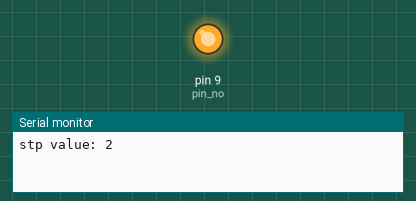
Simulated run of this sketch. Board: Arduino Uno, built with avr-gcc and run on an emulated ATmega328P. On the bench: output pins drawn as LEDs (lit = HIGH), the last lines printed to the serial monitor.

Above: at 0.2 s.
At 14.2 s:
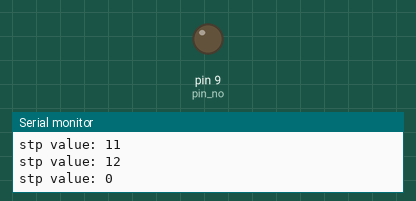
Timing chart, 0 to 22.1 s (numbered marks = the images above):
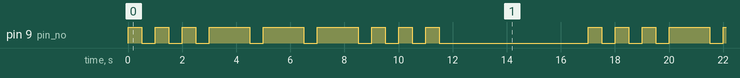

Measured:
- by itself, pin 9 (pin_no): repeats every 17.0 s: 2 × (LOW 0.50 s, HIGH 0.50 s), 3 × (LOW 0.50 s, HIGH 1.5 s), 3 × (LOW 0.50 s, HIGH 0.50 s), LOW 5.5 s, HIGH 0.50 s
- by itself, everything shown: repeats every 17.0 s, in 18 steps

The sketch:

sos_morese.ino
```cpp
// variables
int pin_no=9;

int ref_time=500;
int dyh;
int dyl;
int stp = 0;
int myList[] = {1, 2, 3, 5, 6, 7, 9, 10, 11};
int listLength = sizeof(myList) / sizeof(myList[0]);

void setup() {
  // put your setup code here, to run once:
  pinMode(pin_no, OUTPUT);
  Serial.begin(9600);
  while (!Serial) {
    // Wait for serial port to connect
  }
}

void loop() {
if (stp == 0 || stp == 8) {
  dyh = ref_time*1;
  dyl = dyh;
  stp = stp + 1;
}
if (stp == 4) {
  dyh = ref_time*3;
  dyl = ref_time*1;
  stp = stp + 1;
}
if (stp == 12) {
  dyh = 0;
  dyl = ref_time*10;
  stp = 0;
}

for (int i = 0; i < listLength; i++) {
  if (myList[i] == stp) {
    stp = stp + 1;
    break; // Exit the loop early if variable is found
  }
}


Serial.print("stp value: ");
Serial.println(stp);

digitalWrite(pin_no, HIGH);
delay(dyh);
digitalWrite(pin_no, LOW);
delay(dyl);
}
```
